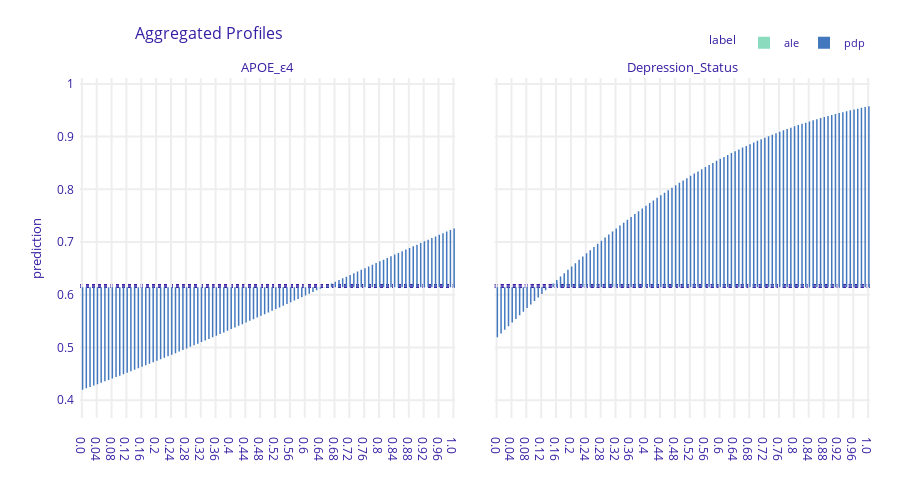

The notebook cell this image was saved under:
### Code cell
pdp_cat = exp3.model_profile(type = 'partial', variable_type='categorical',
                            variables = ["Depression_Status","APOE_ε4"], label="pdp")

ale_cat = exp3.model_profile(type = 'accumulated', variable_type='categorical',
                            variables = ["Depression_Status","APOE_ε4"], label="ale")
ale_cat.plot(pdp_cat)

### Figure 1 — Plotly figure (JSON) as saved in the notebook; plotly's stock layout.template omitted (floating-point values rounded to 4 significant figures; data arrays with more than 128 entries replaced by an {"elided": "..."} marker saying what was removed)
{"data": [{"alignmentgroup": "True", "base": [0.6192, 0.6192, 0.6192, 0.6192, 0.6192, 0.6192, 0.6192, 0.6192, 0.6192, 0.6192, 0.6192, 0.6192, 0.6192, 0.6192, 0.6192, 0.6192, 0.6192, 0.6192, 0.6192, 0.6192, 0.6192, 0.6192, 0.6192, 0.6192, 0.6192, 0.6192, 0.6192, 0.6192, 0.6192, 0.6192, 0.6192, 0.6192, 0.6192, 0.6192, 0.6192, 0.6192, 0.6192, 0.6192, 0.6192, 0.6192, 0.6192, 0.6192, 0.6192, 0.6192, 0.6192, 0.6192, 0.6192, 0.6192, 0.6192, 0.6192, 0.6192, 0.6192, 0.6192, 0.6192, 0.6192, 0.6192, 0.6192, 0.6192, 0.6192, 0.6192, 0.6192, 0.6192, 0.6192, 0.6192, 0.6192, 0.6192, 0.6192, 0.6192, 0.6192, 0.6192, 0.6192, 0.6192, 0.6192, 0.6192, 0.6192, 0.6192, 0.6192, 0.6192, 0.6192, 0.6192, 0.6192, 0.6192, 0.6192, 0.6192, 0.6192, 0.6192, 0.6192, 0.6192, 0.6192, 0.6192, 0.6192, 0.6192, 0.6192, 0.6192, 0.6192, 0.6192, 0.6192, 0.6192, 0.6192, 0.6192, 0.6192], "customdata": {"elided": "101x3 mixed values"}, "hovertemplate": "<b>%{hovertext}</b><br><br>mean_prediction=%{base:.3f}<br>prediction=%{customdata[0]:.3f}<extra></extra>", "hovertext": ["ale", "ale", "ale", "ale", "ale", "ale", "ale", "ale", "ale", "ale", "ale", "ale", "ale", "ale", "ale", "ale", "ale", "ale", "ale", "ale", "ale", "ale", "ale", "ale", "ale", "ale", "ale", "ale", "ale", "ale", "ale", "ale", "ale", "ale", "ale", "ale", "ale", "ale", "ale", "ale", "ale", "ale", "ale", "ale", "ale", "ale", "ale", "ale", "ale", "ale", "ale", "ale", "ale", "ale", "ale", "ale", "ale", "ale", "ale", "ale", "ale", "ale", "ale", "ale", "ale", "ale", "ale", "ale", "ale", "ale", "ale", "ale", "ale", "ale", "ale", "ale", "ale", "ale", "ale", "ale", "ale", "ale", "ale", "ale", "ale", "ale", "ale", "ale", "ale", "ale", "ale", "ale", "ale", "ale", "ale", "ale", "ale", "ale", "ale", "ale", "ale"], "legendgroup": "ale", "marker": {"color": "#8bdcbe", "pattern": {"shape": ""}}, "name": "ale", "offsetgroup": "ale", "orientation": "v", "showlegend": true, "textposition": "auto", "type": "bar", "x": ["0.0", "0.01", "0.02", "0.03", "0.04", "0.05", "0.06", "0.07", "0.08", "0.09", "0.1", "0.11", "0.12", "0.13", "0.14", "0.15", "0.16", "0.17", "0.18", "0.19", "0.2", "0.21", "0.22", "0.23", "0.24", "0.25", "0.26", "0.27", "0.28", "0.29", "0.3", "0.31", "0.32", "0.33", "0.34", "0.35000000000000003", "0.36", "0.37", "0.38", "0.39", "0.4", "0.41000000000000003", "0.42", "0.43", "0.44", "0.45", "0.46", "0.47000000000000003", "0.48", "0.49", "0.5", "0.51", "0.52", "0.53", "0.54", "0.55", "0.56", "0.5700000000000001", "0.58", "0.59", "0.6", "0.61", "0.62", "0.63", "0.64", "0.65", "0.66", "0.67", "0.68", "0.6900000000000001", "0.7000000000000001", "0.71", "0.72", "0.73", "0.74", "0.75", "0.76", "0.77", "0.78", "0.79", "0.8", "0.81", "0.8200000000000001", "0.8300000000000001", "0.84", "0.85", "0.86", "0.87", "0.88", "0.89", "0.9", "0.91", "0.92", "0.93", "0.9400000000000001", "0.9500000000000001", "0.96", "0.97", "0.98", "0.99", "1.0"], "xaxis": "x", "y": [0, 0, 0, 0, 0, 0, 0, 0, 0, 0, 0, 0, 0, 0, 0, 0, 0, 0, 0, 0, 0, 0, 0, 0, 0, 0, 0, 0, 0, 0, 0, 0, 0, 0, 0, 0, 0, 0, 0, 0, 0, 0, 0, 0, 0, 0, 0, 0, 0, 0, 0, 0, 0, 0, 0, 0, 0, 0, 0, 0, 0, 0, 0, 0, 0, 0, 0, 0, 0, 0, 0, 0, 0, 0, 0, 0, 0, 0, 0, 0, 0, 0, 0, 0, 0, 0, 0, 0, 0, 0, 0, 0, 0, 0, 0, 0, 0, 0, 0, 0, 0], "yaxis": "y"}, {"alignmentgroup": "True", "base": [0.6192, 0.6192, 0.6192, 0.6192, 0.6192, 0.6192, 0.6192, 0.6192, 0.6192, 0.6192, 0.6192, 0.6192, 0.6192, 0.6192, 0.6192, 0.6192, 0.6192, 0.6192, 0.6192, 0.6192, 0.6192, 0.6192, 0.6192, 0.6192, 0.6192, 0.6192, 0.6192, 0.6192, 0.6192, 0.6192, 0.6192, 0.6192, 0.6192, 0.6192, 0.6192, 0.6192, 0.6192, 0.6192, 0.6192, 0.6192, 0.6192, 0.6192, 0.6192, 0.6192, 0.6192, 0.6192, 0.6192, 0.6192, 0.6192, 0.6192, 0.6192, 0.6192, 0.6192, 0.6192, 0.6192, 0.6192, 0.6192, 0.6192, 0.6192, 0.6192, 0.6192, 0.6192, 0.6192, 0.6192, 0.6192, 0.6192, 0.6192, 0.6192, 0.6192, 0.6192, 0.6192, 0.6192, 0.6192, 0.6192, 0.6192, 0.6192, 0.6192, 0.6192, 0.6192, 0.6192, 0.6192, 0.6192, 0.6192, 0.6192, 0.6192, 0.6192, 0.6192, 0.6192, 0.6192, 0.6192, 0.6192, 0.6192, 0.6192, 0.6192, 0.6192, 0.6192, 0.6192, 0.6192, 0.6192, 0.6192, 0.6192], "customdata": {"elided": "101x3 mixed values"}, "hovertemplate": "<b>%{hovertext}</b><br><br>mean_prediction=%{base:.3f}<br>prediction=%{customdata[0]:.3f}<extra></extra>", "hovertext": ["ale", "ale", "ale", "ale", "ale", "ale", "ale", "ale", "ale", "ale", "ale", "ale", "ale", "ale", "ale", "ale", "ale", "ale", "ale", "ale", "ale", "ale", "ale", "ale", "ale", "ale", "ale", "ale", "ale", "ale", "ale", "ale", "ale", "ale", "ale", "ale", "ale", "ale", "ale", "ale", "ale", "ale", "ale", "ale", "ale", "ale", "ale", "ale", "ale", "ale", "ale", "ale", "ale", "ale", "ale", "ale", "ale", "ale", "ale", "ale", "ale", "ale", "ale", "ale", "ale", "ale", "ale", "ale", "ale", "ale", "ale", "ale", "ale", "ale", "ale", "ale", "ale", "ale", "ale", "ale", "ale", "ale", "ale", "ale", "ale", "ale", "ale", "ale", "ale", "ale", "ale", "ale", "ale", "ale", "ale", "ale", "ale", "ale", "ale", "ale", "ale"], "legendgroup": "ale", "marker": {"color": "#8bdcbe", "pattern": {"shape": ""}}, "name": "ale", "offsetgroup": "ale", "orientation": "v", "showlegend": false, "textposition": "auto", "type": "bar", "x": ["0.0", "0.01", "0.02", "0.03", "0.04", "0.05", "0.06", "0.07", "0.08", "0.09", "0.1", "0.11", "0.12", "0.13", "0.14", "0.15", "0.16", "0.17", "0.18", "0.19", "0.2", "0.21", "0.22", "0.23", "0.24", "0.25", "0.26", "0.27", "0.28", "0.29", "0.3", "0.31", "0.32", "0.33", "0.34", "0.35000000000000003", "0.36", "0.37", "0.38", "0.39", "0.4", "0.41000000000000003", "0.42", "0.43", "0.44", "0.45", "0.46", "0.47000000000000003", "0.48", "0.49", "0.5", "0.51", "0.52", "0.53", "0.54", "0.55", "0.56", "0.5700000000000001", "0.58", "0.59", "0.6", "0.61", "0.62", "0.63", "0.64", "0.65", "0.66", "0.67", "0.68", "0.6900000000000001", "0.7000000000000001", "0.71", "0.72", "0.73", "0.74", "0.75", "0.76", "0.77", "0.78", "0.79", "0.8", "0.81", "0.8200000000000001", "0.8300000000000001", "0.84", "0.85", "0.86", "0.87", "0.88", "0.89", "0.9", "0.91", "0.92", "0.93", "0.9400000000000001", "0.9500000000000001", "0.96", "0.97", "0.98", "0.99", "1.0"], "xaxis": "x2", "y": [0, 0, 0, 0, 0, 0, 0, 0, 0, 0, 0, 0, 0, 0, 0, 0, 0, 0, 0, 0, 0, 0, 0, 0, 0, 0, 0, 0, 0, 0, 0, 0, 0, 0, 0, 0, 0, 0, 0, 0, 0, 0, 0, 0, 0, 0, 0, 0, 0, 0, 0, 0, 0, 0, 0, 0, 0, 0, 0, 0, 0, 0, 0, 0, 0, 0, 0, 0, 0, 0, 0, 0, 0, 0, 0, 0, 0, 0, 0, 0, 0, 0, 0, 0, 0, 0, 0, 0, 0, 0, 0, 0, 0, 0, 0, 0, 0, 0, 0, 0, 0], "yaxis": "y2"}, {"alignmentgroup": "True", "base": [0.6142, 0.6142, 0.6142, 0.6142, 0.6142, 0.6142, 0.6142, 0.6142, 0.6142, 0.6142, 0.6142, 0.6142, 0.6142, 0.6142, 0.6142, 0.6142, 0.6142, 0.6142, 0.6142, 0.6142, 0.6142, 0.6142, 0.6142, 0.6142, 0.6142, 0.6142, 0.6142, 0.6142, 0.6142, 0.6142, 0.6142, 0.6142, 0.6142, 0.6142, 0.6142, 0.6142, 0.6142, 0.6142, 0.6142, 0.6142, 0.6142, 0.6142, 0.6142, 0.6142, 0.6142, 0.6142, 0.6142, 0.6142, 0.6142, 0.6142, 0.6142, 0.6142, 0.6142, 0.6142, 0.6142, 0.6142, 0.6142, 0.6142, 0.6142, 0.6142, 0.6142, 0.6142, 0.6142, 0.6142, 0.6142, 0.6142, 0.6142, 0.6142, 0.6142, 0.6142, 0.6142, 0.6142, 0.6142, 0.6142, 0.6142, 0.6142, 0.6142, 0.6142, 0.6142, 0.6142, 0.6142, 0.6142, 0.6142, 0.6142, 0.6142, 0.6142, 0.6142, 0.6142, 0.6142, 0.6142, 0.6142, 0.6142, 0.6142, 0.6142, 0.6142, 0.6142, 0.6142, 0.6142, 0.6142, 0.6142, 0.6142], "customdata": {"elided": "101x3 mixed values"}, "hovertemplate": "<b>%{hovertext}</b><br><br>mean_prediction=%{base:.3f}<br>prediction=%{customdata[0]:.3f}<extra></extra>", "hovertext": ["pdp", "pdp", "pdp", "pdp", "pdp", "pdp", "pdp", "pdp", "pdp", "pdp", "pdp", "pdp", "pdp", "pdp", "pdp", "pdp", "pdp", "pdp", "pdp", "pdp", "pdp", "pdp", "pdp", "pdp", "pdp", "pdp", "pdp", "pdp", "pdp", "pdp", "pdp", "pdp", "pdp", "pdp", "pdp", "pdp", "pdp", "pdp", "pdp", "pdp", "pdp", "pdp", "pdp", "pdp", "pdp", "pdp", "pdp", "pdp", "pdp", "pdp", "pdp", "pdp", "pdp", "pdp", "pdp", "pdp", "pdp", "pdp", "pdp", "pdp", "pdp", "pdp", "pdp", "pdp", "pdp", "pdp", "pdp", "pdp", "pdp", "pdp", "pdp", "pdp", "pdp", "pdp", "pdp", "pdp", "pdp", "pdp", "pdp", "pdp", "pdp", "pdp", "pdp", "pdp", "pdp", "pdp", "pdp", "pdp", "pdp", "pdp", "pdp", "pdp", "pdp", "pdp", "pdp", "pdp", "pdp", "pdp", "pdp", "pdp", "pdp"], "legendgroup": "pdp", "marker": {"color": "#4378bf", "pattern": {"shape": ""}}, "name": "pdp", "offsetgroup": "pdp", "orientation": "v", "showlegend": true, "textposition": "auto", "type": "bar", "x": ["0.0", "0.01", "0.02", "0.03", "0.04", "0.05", "0.06", "0.07", "0.08", "0.09", "0.1", "0.11", "0.12", "0.13", "0.14", "0.15", "0.16", "0.17", "0.18", "0.19", "0.2", "0.21", "0.22", "0.23", "0.24", "0.25", "0.26", "0.27", "0.28", "0.29", "0.3", "0.31", "0.32", "0.33", "0.34", "0.35000000000000003", "0.36", "0.37", "0.38", "0.39", "0.4", "0.41000000000000003", "0.42", "0.43", "0.44", "0.45", "0.46", "0.47000000000000003", "0.48", "0.49", "0.5", "0.51", "0.52", "0.53", "0.54", "0.55", "0.56", "0.5700000000000001", "0.58", "0.59", "0.6", "0.61", "0.62", "0.63", "0.64", "0.65", "0.66", "0.67", "0.68", "0.6900000000000001", "0.7000000000000001", "0.71", "0.72", "0.73", "0.74", "0.75", "0.76", "0.77", "0.78", "0.79", "0.8", "0.81", "0.8200000000000001", "0.8300000000000001", "0.84", "0.85", "0.86", "0.87", "0.88", "0.89", "0.9", "0.91", "0.92", "0.93", "0.9400000000000001", "0.9500000000000001", "0.96", "0.97", "0.98", "0.99", "1.0"], "xaxis": "x", "y": [-0.1941, -0.1915, -0.1889, -0.1863, -0.1836, -0.181, -0.1783, -0.1756, -0.1729, -0.1702, -0.1675, -0.1647, -0.162, -0.1592, -0.1564, -0.1536, -0.1508, -0.148, -0.1451, -0.1423, -0.1394, -0.1365, -0.1336, -0.1307, -0.1278, -0.1248, -0.1219, -0.1189, -0.1159, -0.1129, -0.1099, -0.1069, -0.1039, -0.1009, -0.0978, -0.09474, -0.09167, -0.08858, -0.08549, -0.08238, -0.07927, -0.07615, -0.07302, -0.06988, -0.06673, -0.06357, -0.06041, -0.05723, -0.05405, -0.05087, -0.04768, -0.04448, -0.04127, -0.03806, -0.03485, -0.03163, -0.02841, -0.02518, -0.02195, -0.01872, -0.01548, -0.01224, -0.008998, -0.005754, -0.002509, 0.0007364, 0.003983, 0.007229, 0.01047, 0.01372, 0.01696, 0.0202, 0.02344, 0.02667, 0.0299, 0.03313, 0.03636, 0.03958, 0.0428, 0.04601, 0.04922, 0.05242, 0.05562, 0.05881, 0.062, 0.06518, 0.06835, 0.07151, 0.07466, 0.0778, 0.08094, 0.08406, 0.08718, 0.09029, 0.09338, 0.09647, 0.09955, 0.1026, 0.1057, 0.1087, 0.1117], "yaxis": "y"}, {"alignmentgroup": "True", "base": [0.6142, 0.6142, 0.6142, 0.6142, 0.6142, 0.6142, 0.6142, 0.6142, 0.6142, 0.6142, 0.6142, 0.6142, 0.6142, 0.6142, 0.6142, 0.6142, 0.6142, 0.6142, 0.6142, 0.6142, 0.6142, 0.6142, 0.6142, 0.6142, 0.6142, 0.6142, 0.6142, 0.6142, 0.6142, 0.6142, 0.6142, 0.6142, 0.6142, 0.6142, 0.6142, 0.6142, 0.6142, 0.6142, 0.6142, 0.6142, 0.6142, 0.6142, 0.6142, 0.6142, 0.6142, 0.6142, 0.6142, 0.6142, 0.6142, 0.6142, 0.6142, 0.6142, 0.6142, 0.6142, 0.6142, 0.6142, 0.6142, 0.6142, 0.6142, 0.6142, 0.6142, 0.6142, 0.6142, 0.6142, 0.6142, 0.6142, 0.6142, 0.6142, 0.6142, 0.6142, 0.6142, 0.6142, 0.6142, 0.6142, 0.6142, 0.6142, 0.6142, 0.6142, 0.6142, 0.6142, 0.6142, 0.6142, 0.6142, 0.6142, 0.6142, 0.6142, 0.6142, 0.6142, 0.6142, 0.6142, 0.6142, 0.6142, 0.6142, 0.6142, 0.6142, 0.6142, 0.6142, 0.6142, 0.6142, 0.6142, 0.6142], "customdata": {"elided": "101x3 mixed values"}, "hovertemplate": "<b>%{hovertext}</b><br><br>mean_prediction=%{base:.3f}<br>prediction=%{customdata[0]:.3f}<extra></extra>", "hovertext": ["pdp", "pdp", "pdp", "pdp", "pdp", "pdp", "pdp", "pdp", "pdp", "pdp", "pdp", "pdp", "pdp", "pdp", "pdp", "pdp", "pdp", "pdp", "pdp", "pdp", "pdp", "pdp", "pdp", "pdp", "pdp", "pdp", "pdp", "pdp", "pdp", "pdp", "pdp", "pdp", "pdp", "pdp", "pdp", "pdp", "pdp", "pdp", "pdp", "pdp", "pdp", "pdp", "pdp", "pdp", "pdp", "pdp", "pdp", "pdp", "pdp", "pdp", "pdp", "pdp", "pdp", "pdp", "pdp", "pdp", "pdp", "pdp", "pdp", "pdp", "pdp", "pdp", "pdp", "pdp", "pdp", "pdp", "pdp", "pdp", "pdp", "pdp", "pdp", "pdp", "pdp", "pdp", "pdp", "pdp", "pdp", "pdp", "pdp", "pdp", "pdp", "pdp", "pdp", "pdp", "pdp", "pdp", "pdp", "pdp", "pdp", "pdp", "pdp", "pdp", "pdp", "pdp", "pdp", "pdp", "pdp", "pdp", "pdp", "pdp", "pdp"], "legendgroup": "pdp", "marker": {"color": "#4378bf", "pattern": {"shape": ""}}, "name": "pdp", "offsetgroup": "pdp", "orientation": "v", "showlegend": false, "textposition": "auto", "type": "bar", "x": ["0.0", "0.01", "0.02", "0.03", "0.04", "0.05", "0.06", "0.07", "0.08", "0.09", "0.1", "0.11", "0.12", "0.13", "0.14", "0.15", "0.16", "0.17", "0.18", "0.19", "0.2", "0.21", "0.22", "0.23", "0.24", "0.25", "0.26", "0.27", "0.28", "0.29", "0.3", "0.31", "0.32", "0.33", "0.34", "0.35000000000000003", "0.36", "0.37", "0.38", "0.39", "0.4", "0.41000000000000003", "0.42", "0.43", "0.44", "0.45", "0.46", "0.47000000000000003", "0.48", "0.49", "0.5", "0.51", "0.52", "0.53", "0.54", "0.55", "0.56", "0.5700000000000001", "0.58", "0.59", "0.6", "0.61", "0.62", "0.63", "0.64", "0.65", "0.66", "0.67", "0.68", "0.6900000000000001", "0.7000000000000001", "0.71", "0.72", "0.73", "0.74", "0.75", "0.76", "0.77", "0.78", "0.79", "0.8", "0.81", "0.8200000000000001", "0.8300000000000001", "0.84", "0.85", "0.86", "0.87", "0.88", "0.89", "0.9", "0.91", "0.92", "0.93", "0.9400000000000001", "0.9500000000000001", "0.96", "0.97", "0.98", "0.99", "1.0"], "xaxis": "x2", "y": [-0.09464, -0.08765, -0.08068, -0.07373, -0.06681, -0.05991, -0.05304, -0.0462, -0.03938, -0.03259, -0.02584, -0.01912, -0.01244, -0.005802, 0.0007996, 0.00736, 0.01388, 0.02035, 0.02679, 0.03317, 0.03951, 0.0458, 0.05204, 0.05824, 0.06438, 0.07047, 0.0765, 0.08247, 0.08839, 0.09425, 0.1, 0.1058, 0.1115, 0.1171, 0.1226, 0.1281, 0.1336, 0.1389, 0.1442, 0.1495, 0.1546, 0.1597, 0.1648, 0.1697, 0.1746, 0.1795, 0.1842, 0.1889, 0.1935, 0.1981, 0.2026, 0.207, 0.2114, 0.2156, 0.2198, 0.224, 0.2281, 0.2321, 0.236, 0.2399, 0.2437, 0.2474, 0.251, 0.2546, 0.2581, 0.2616, 0.2649, 0.2682, 0.2715, 0.2747, 0.2778, 0.2808, 0.2838, 0.2867, 0.2895, 0.2923, 0.295, 0.2977, 0.3003, 0.3028, 0.3053, 0.3077, 0.31, 0.3123, 0.3146, 0.3167, 0.3189, 0.3209, 0.323, 0.3249, 0.3268, 0.3287, 0.3305, 0.3322, 0.334, 0.3356, 0.3372, 0.3388, 0.3403, 0.3418, 0.3432], "yaxis": "y2"}], "layout": {"annotations": [{"font": {"size": 13}, "showarrow": false, "text": "APOE_ε4", "x": 0.2375, "xanchor": "center", "xref": "paper", "y": 1, "yanchor": "bottom", "yref": "paper"}, {"font": {"size": 13}, "showarrow": false, "text": "Depression_Status", "x": 0.7625, "xanchor": "center", "xref": "paper", "y": 1, "yanchor": "bottom", "yref": "paper"}, {"font": {"size": 13}, "showarrow": false, "text": "prediction", "textangle": -90, "x": -0.07, "xref": "paper", "y": 0.5, "yref": "paper"}], "barmode": "group", "font": {"color": "#371ea3"}, "height": 489, "hovermode": "x unified", "legend": {"font": {"size": 11}, "itemsizing": "constant", "orientation": "h", "title": {"font": {"size": 12}, "text": "label"}, "tracegroupgap": 0, "x": 1, "xanchor": "right", "y": 1.061, "yanchor": "bottom"}, "margin": {"b": 71, "r": 30, "t": 78}, "shapes": [{"layer": "below", "line": {"color": "#371ea3", "dash": "dot", "width": 1.5}, "type": "line", "x0": 0, "x1": 1, "xref": "x domain", "y0": 0.6192, "y1": 0.6192, "yref": "y"}, {"layer": "below", "line": {"color": "#371ea3", "dash": "dot", "width": 1.5}, "type": "line", "x0": 0, "x1": 1, "xref": "x2 domain", "y0": 0.6192, "y1": 0.6192, "yref": "y2"}, {"layer": "below", "line": {"color": "#371ea3", "dash": "dot", "width": 1.5}, "type": "line", "x0": 0, "x1": 1, "xref": "x domain", "y0": 0.6192, "y1": 0.6192, "yref": "y"}, {"layer": "below", "line": {"color": "#371ea3", "dash": "dot", "width": 1.5}, "type": "line", "x0": 0, "x1": 1, "xref": "x2 domain", "y0": 0.6192, "y1": 0.6192, "yref": "y2"}, {"layer": "below", "line": {"color": "#371ea3", "dash": "dot", "width": 1.5}, "type": "line", "x0": 0, "x1": 1, "xref": "x domain", "y0": 0.6142, "y1": 0.6142, "yref": "y"}, {"layer": "below", "line": {"color": "#371ea3", "dash": "dot", "width": 1.5}, "type": "line", "x0": 0, "x1": 1, "xref": "x2 domain", "y0": 0.6142, "y1": 0.6142, "yref": "y2"}, {"layer": "below", "line": {"color": "#371ea3", "dash": "dot", "width": 1.5}, "type": "line", "x0": 0, "x1": 1, "xref": "x domain", "y0": 0.6142, "y1": 0.6142, "yref": "y"}, {"layer": "below", "line": {"color": "#371ea3", "dash": "dot", "width": 1.5}, "type": "line", "x0": 0, "x1": 1, "xref": "x2 domain", "y0": 0.6142, "y1": 0.6142, "yref": "y2"}], "title": {"font": {"size": 16}, "text": "Aggregated Profiles", "x": 0.15}, "xaxis": {"anchor": "y", "automargin": true, "domain": [0, 0.475], "fixedrange": true, "gridwidth": 2, "showticklabels": true, "tickcolor": "white", "ticklen": 10, "ticks": "outside", "title": {"text": ""}, "type": "category"}, "xaxis2": {"anchor": "y2", "automargin": true, "domain": [0.525, 1], "fixedrange": true, "gridwidth": 2, "showticklabels": true, "tickcolor": "white", "ticklen": 10, "ticks": "outside", "title": {"text": ""}, "type": "category"}, "yaxis": {"anchor": "x", "automargin": true, "domain": [0, 1], "fixedrange": true, "gridwidth": 2, "range": [0.3663, 1.011], "tickcolor": "white", "ticklen": 3, "ticks": "outside", "title": {"text": ""}, "type": "linear", "zeroline": false}, "yaxis2": {"anchor": "x2", "automargin": true, "domain": [0, 1], "fixedrange": true, "gridwidth": 2, "matches": "y", "showticklabels": false, "tickcolor": "white", "ticklen": 3, "ticks": "outside", "title": {"text": ""}, "type": "linear", "zeroline": false}}}
